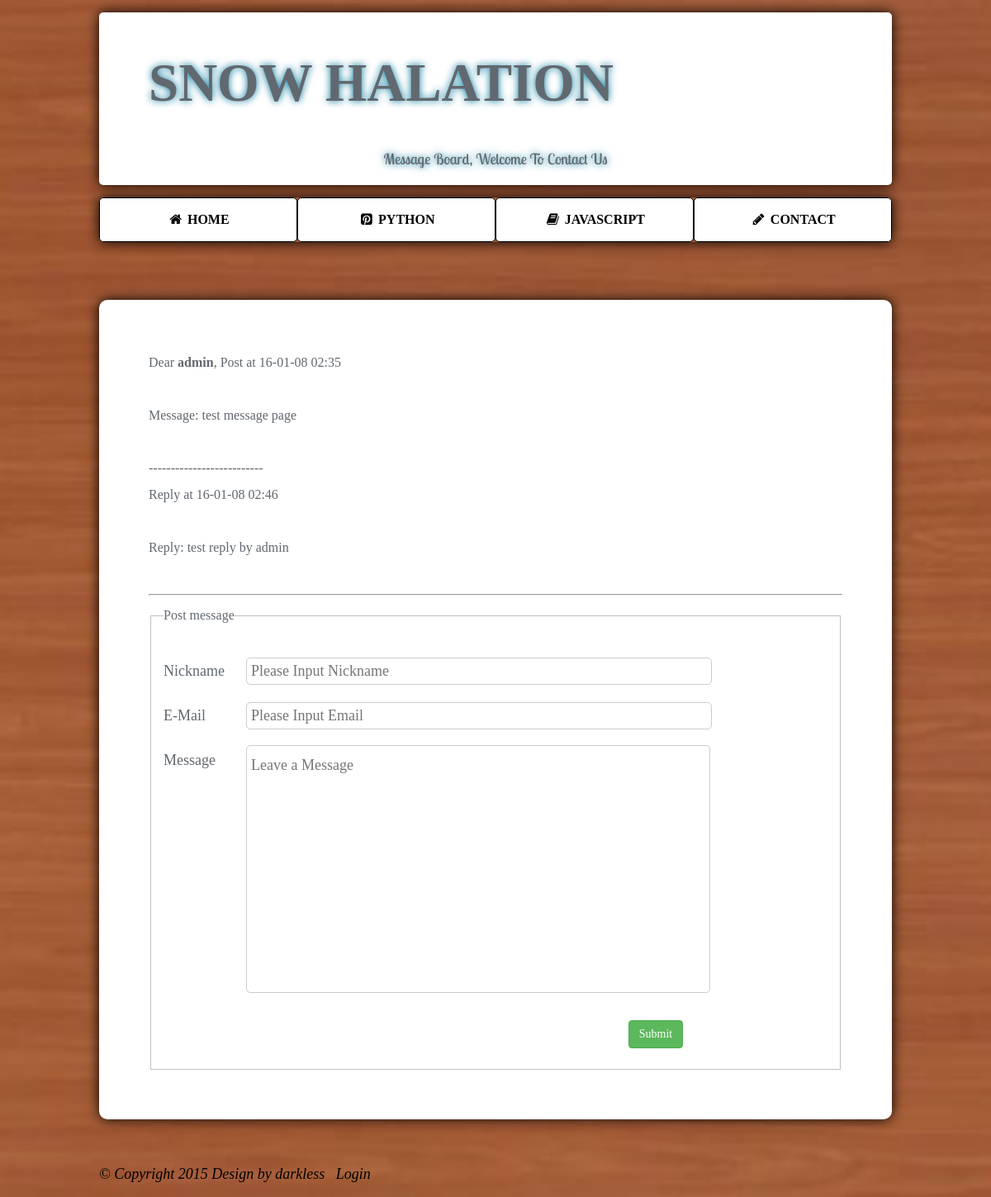
The page /html/contact.php on the database its author committed.
### tables this page shows
CREATE TABLE IF NOT EXISTS `msgbook` (
  `id` mediumint(8) unsigned NOT NULL AUTO_INCREMENT,
  `nickname` char(16) NOT NULL DEFAULT '',
  `email` varchar(40) DEFAULT NULL,
  `msg` text NOT NULL,
  `posttime` int(10) unsigned NOT NULL DEFAULT '0',
  `reply` text,
  `replytime` int(10) unsigned DEFAULT NULL,
  PRIMARY KEY (`id`)
);

### html/contact.php (the view, shortened to what this page needs)
<!DOCTYPE html>
<html>
<head>
    <?php include('../php/unify_header.php'); ?>
    <link rel="stylesheet" href="../css/contact.css" />
</head>
<body>
<div id="container" class="container">
    <header id="header" class="header">
        <h1>snow halation</h1>
        <p id="intro"><span>Message Board</span>, welcome to contact us</p>
    </header>
    <?php
     include('../php/unify_navigation.php');
     include("../php/connection.php");
     include("../php/config.php");
     ?>
    <div class="msg" id="msg">
        <?php
         $p = _get('p')?_get('p'):1;
         $offset = ($p-1)*$pagesize;
         $selected_data = mysql_query("SELECT * FROM msgbook ORDER BY id DESC LIMIT $offset, $pagesize;");
         while ($get_array = mysql_fetch_array($selected_data)){
             echo 'Dear  ', '<b>'.$get_array['nickname'].'</b>', ',';
             echo " Post at ", date("y-m-d H:i", $get_array['posttime']), '<br><br>';
             echo "Message: ", nl2br($get_array['msg']), '<br><br>';
             if(!empty($get_array['reply'])){
                echo '--------------------------<br>';
                echo "Reply at ", date("y-m-d H:i", $get_array['replytime']), '<br><br>';
                echo "Reply: ", nl2br($get_array['reply']), '<br><br>';
             }
             echo "<hr>";
         }
         function _get($str){
            $val = !empty($_GET[$str])?$_GET[$str]:null;
            return $val;
         }
        ?>
        <fieldset>
            <legend>Post message</legend>
            <form action="../php/submit_msg.php" id="post_msg" method="post" name="post_msg" accept-charset="utf-8" onsubmit="return inputCheck(this)">
                <p>
                    <label for="nickname" class="label">Nickname</label>
                    <input id="nickname2" type="text" class="input" placeholder="Please Input Nickname" name="nickname" autofocus/>
                </p>
                <p>
                    <label for="email" class="label">E-Mail</label>
                    <input id="email2" type="email" name="email" class="input" placeholder="Please Input Email">
                </p>
                <p>
                    <label for="discuession" class="label">Message</label>
                    <textarea id="discuession2" name="discuession" class="input" rows="8" placeholder="Leave a Message"></textarea>
                </p>
                <p>
                    <input type="submit" name="submit" class="btn btn_success" value="Submit" />
                </p>
            </form>
        </fieldset>
    </div>
    <?php include('../php/unify_footer.php');?>
</div>
</body>
</html>

### css/main.css (style rules this page uses)
p, pre, textarea { font-family: 'Microsoft YaHei'; font-size: 18px; font-weight: 500; word-wrap: break-word; }
body { font-family: 'Microsoft YaHei'; font-size: 16px; line-height: 2; width: 100%; color: #62686f; background-image: url(../img/background.jpg); background-repeat: no-repeat; background-attachment: fixed; background-position: center; background-size: cover; }
.btn { font-size: 14px; font-weight: 400; line-height: 1.42857143; display: inline-block; margin-bottom: 0; padding: 6px 12px; cursor: pointer; text-align: center; vertical-align: middle; white-space: nowrap; text-transform: capitalize; border: 1px solid transparent; border-radius: 4px; background-image: none; }
.btn_success { color: #fff; border-color: #4cae4c; background-color: #5cb85c; }
h1 { font-family: 'Lobster'; font-size: 65px; }
header p { text-align: center; }
header#header { line-height: normal; height: 120px; margin: 15px 0; padding: 4px 60px 85px 60px; text-transform: uppercase; border-radius: 5px; background-color: #fff; box-shadow: 0 0 15px #000; text-shadow: 0 0 10px #079; }
#intro { font-family: 'LobsterTwo'; text-transform: capitalize; }
#container { width: 960px; margin: 6px auto; }
.cont_left, .cont_right, { border-radius: 10px; box-shadow: 0 0 15px #000; }

### css/contact.css (style rules this page uses)
.msg { box-sizing: border-box; padding: 60px; border-radius: 10px; background-color: #fff; box-shadow: 0 0 15px #000; }
fieldset { padding: 15px; }
p { margin-bottom: 10px; }
input.input { width: 552px; }
label { float: left; width: 100px; }
textarea { width: 550px; resize: none; }
#nickname2, #email2, #discuession2 { padding: 5px; resize: none; border: 1px solid #ccc; border-radius: 5px; }
.btn { margin-left: 70%; }

### rows shown on the page
msgbook: nickname "admin", posttime "16-01-08 02:35", msg "test message page", replytime "16-01-08 02:46", reply "test reply by admin"
